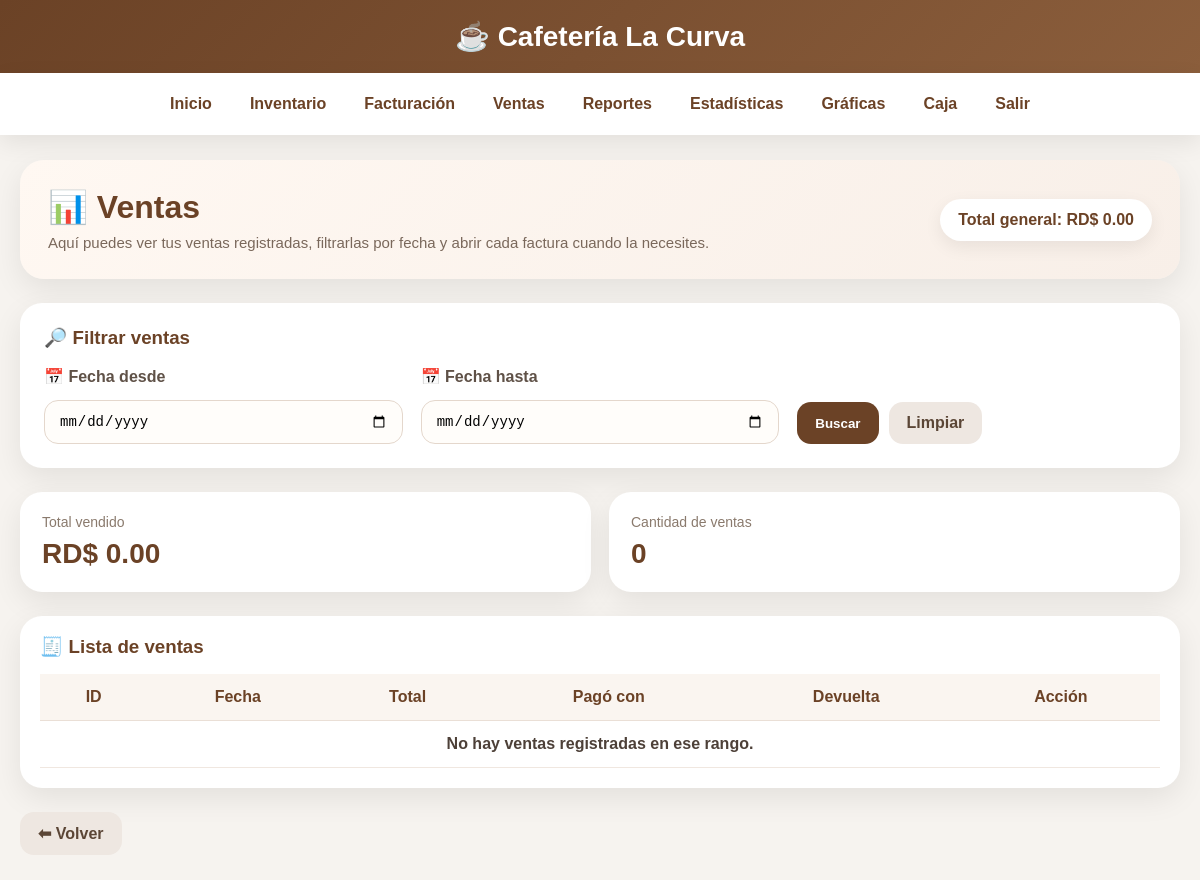
Page /ventas (signed in) on the earlier database version.
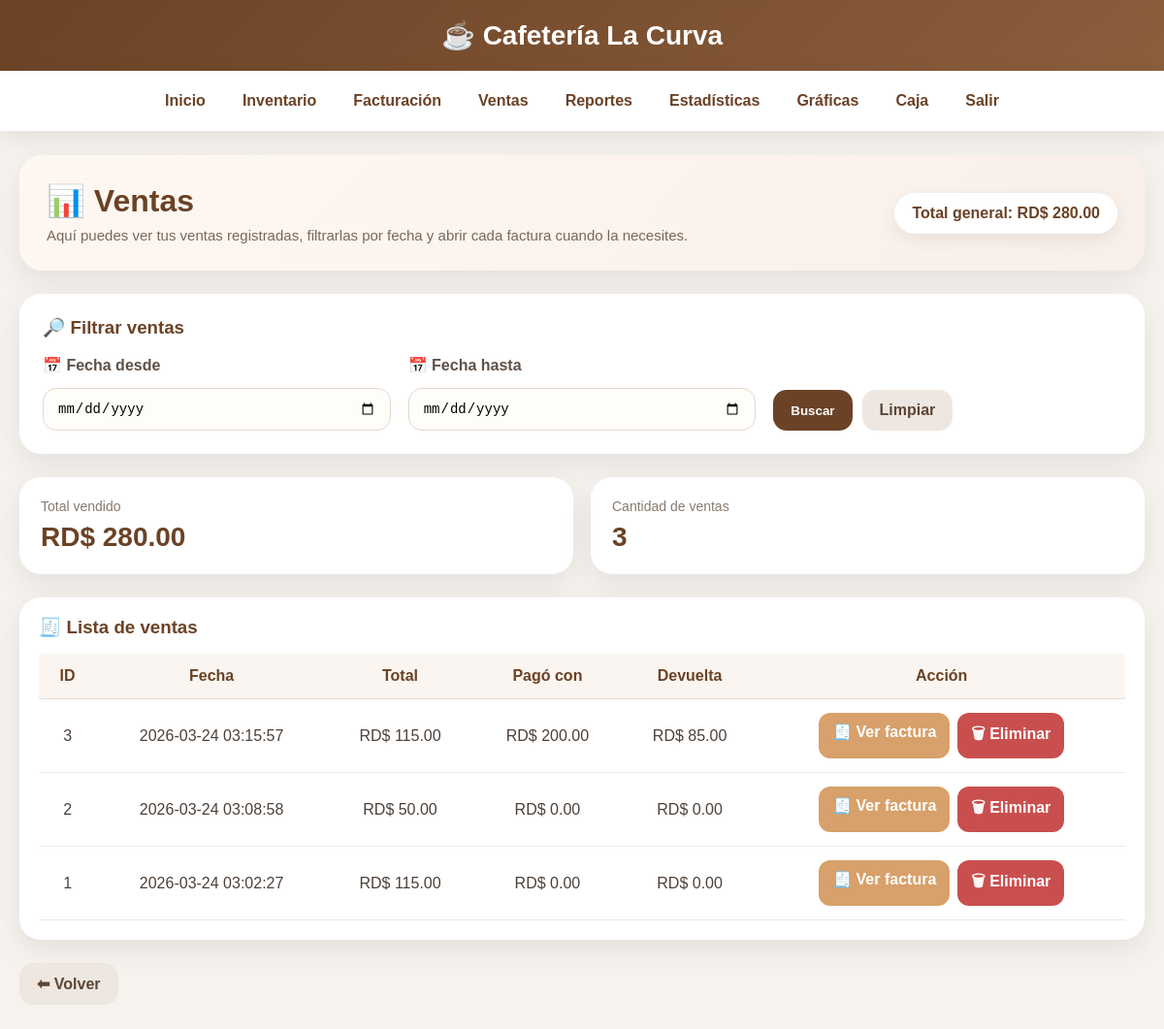
Same page on the later database version.
### tables this page shows
CREATE TABLE facturas(
        id INTEGER PRIMARY KEY AUTOINCREMENT,
        fecha DATETIME DEFAULT CURRENT_TIMESTAMP,
        total REAL,
        pago_con REAL DEFAULT 0,
        devuelta REAL DEFAULT 0
    );

### app.py (the view)
@app.route("/ventas", methods=["GET", "POST"])
def ventas():
    if "usuario" not in session:
        return redirect("/")
    conn = None
    try:
        conn = conectar_seguro()
        c = conn.cursor()
        fecha_inicio = request.form.get("fecha_inicio") if request.method == "POST" else request.args.get("fecha_inicio")
        fecha_fin = request.form.get("fecha_fin") if request.method == "POST" else request.args.get("fecha_fin")
        query = "SELECT * FROM facturas"
        params = []
        if fecha_inicio and fecha_fin:
            query += " WHERE DATE(fecha) BETWEEN ? AND ?"
            params = [fecha_inicio, fecha_fin]
        elif fecha_inicio:
            query += " WHERE DATE(fecha) = ?"
            params = [fecha_inicio]
        query += " ORDER BY fecha DESC"
        c.execute(query, params)
        ventas = c.fetchall()
        total = sum(float(v[2]) for v in ventas) if ventas else 0
        return render_template(
            "ventas.html",
            ventas=ventas,
            total=total,
            fecha_inicio=fecha_inicio,
            fecha_fin=fecha_fin
        )
    finally:
        if conn:
            conn.close()

### app.py (called while the page is built)
def conectar_seguro():
    conn = conectar()
    try:
        conn.execute("PRAGMA foreign_keys = ON")
    except Exception:
        pass
    return conn

@app.before_request
def proteger_rutas():
    if request.path.startswith("/static/"):
        return None
    rutas_libres = ["/"]
    if request.path not in rutas_libres and "usuario" not in session:
        return redirect("/")

### database.py (called while the page is built)
def conectar():
    database_url = os.getenv("DATABASE_URL")
    if database_url and psycopg2:
        conn = psycopg2.connect(database_url)
        conn.autocommit = False
        return ConnectionCompat(conn)
    conn = sqlite3.connect("cafeteria.db", timeout=30)
    return conn

### templates/ventas.html (shortened to what this page needs)
{% extends "base.html" %}
{% block content %}
<div class="ventas-wrap">
    <div class="ventas-hero">
        <div>
            <h1>📊 Ventas</h1>
            <p>Aquí puedes ver tus ventas registradas, filtrarlas por fecha y abrir cada factura cuando la necesites.</p>
        </div>
        <div class="ventas-badge">
            Total general: RD$ {{ "%.2f"|format(total or 0) }}
        </div>
    </div>
    <div class="filtro-card">
        <h3>🔎 Filtrar ventas</h3>
        <form method="POST" class="filtro-form">
            <div class="campo">
                <label for="fecha_inicio">📅 Fecha desde</label>
                <input
                    type="date"
                    id="fecha_inicio"
                    name="fecha_inicio"
                    value="{{ fecha_inicio if fecha_inicio else '' }}"
                >
            </div>
            <div class="campo">
                <label for="fecha_fin">📅 Fecha hasta</label>
                <input
                    type="date"
                    id="fecha_fin"
                    name="fecha_fin"
                    value="{{ fecha_fin if fecha_fin else '' }}"
                >
            </div>
            <div class="acciones-filtro">
                <button type="submit" class="btn-principal">Buscar</button>
                <a href="/ventas" class="btn-secundario">Limpiar</a>
            </div>
        </form>
    </div>
    <div class="resumen-grid">
        <div class="resumen-card">
            <span>Total vendido</span>
            <h2>RD$ {{ "%.2f"|format(total or 0) }}</h2>
        </div>
        <div class="resumen-card">
            <span>Cantidad de ventas</span>
            <h2>{{ ventas|length }}</h2>
        </div>
    </div>
    <div class="tabla-card">
        <div class="tabla-header">
            <h3>🧾 Lista de ventas</h3>
        </div>
        <table class="tabla-ventas">
            <thead>
                <tr>
                    <th>ID</th>
                    <th>Fecha</th>
                    <th>Total</th>
                    <th>Pagó con</th>
                    <th>Devuelta</th>
                    <th>Acción</th>
                </tr>
            </thead>
            <tbody>
                {% if ventas %}
                    {% for v in ventas %}
                    <tr>
                        <td>{{ v[0] }}</td>
                        <td>{{ v[1] }}</td>
                        <td>RD$ {{ "%.2f"|format(v[2] or 0) }}</td>
                        <td>RD$ {{ "%.2f"|format(v[3] or 0) }}</td>
                        <td>RD$ {{ "%.2f"|format(v[4] or 0) }}</td>
                        <td>
                            <div class="acciones-tabla">
                                <a href="/factura/{{ v[0] }}" class="btn-ver">🧾 Ver factura</a>
                                <a
                                    href="/eliminar_venta/{{ v[0] }}"
                                    class="btn-eliminar"
                                    onclick="return confirm('¿Seguro que deseas eliminar esta venta? También se devolverá el stock al inventario.')"
                                >
                                    🗑 Eliminar
                                </a>
                            </div>
                        </td>
                    </tr>
                    {% endfor %}
                {% else %}
                    <tr>
                        <td colspan="6" class="sin-datos">No hay ventas registradas en ese rango.</td>
                    </tr>
                {% endif %}
            </tbody>
        </table>
    </div>
    <div class="volver-box">
        <a href="/dashboard" class="volver-link">⬅ Volver</a>
    </div>
</div>
{% endblock %}

Differences in the rows shown:
added facturas: id "3", fecha "2026-03-24 03:15:57", total "115.00", pago_con "200.00", devuelta "85.00"
added facturas: id "2", fecha "2026-03-24 03:08:58", total "50.00", pago_con "0.00", devuelta "0.00"
added facturas: id "1", fecha "2026-03-24 03:02:27", total "115.00", pago_con "0.00", devuelta "0.00"
Other differences:
{{ "%.2f"|format(total or 0) }}: "0.00" → "280.00"
{{ ventas|length }}: "0" → "3"
text no longer shown: "No hay ventas registradas en ese rango."
